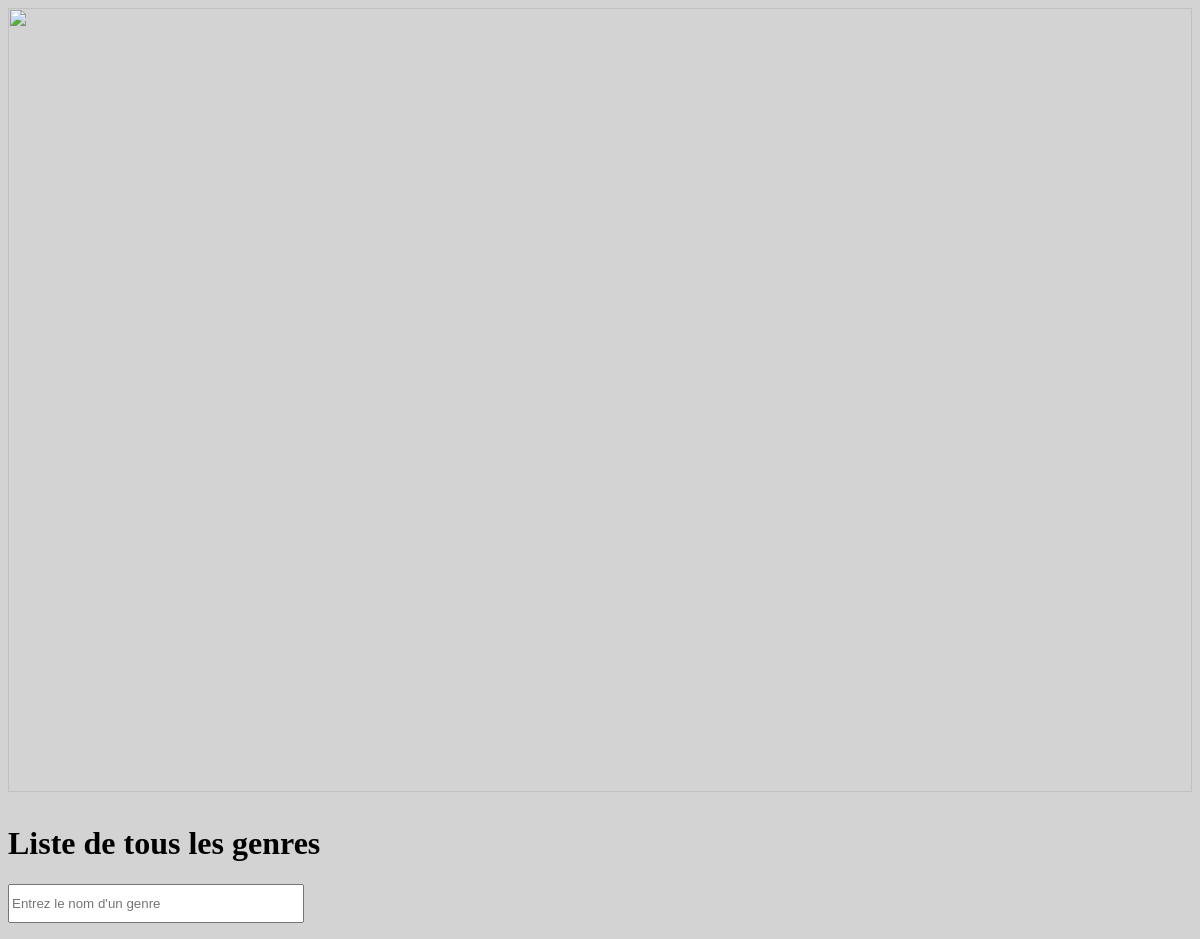
The app's page /listeGenre.php, older data.
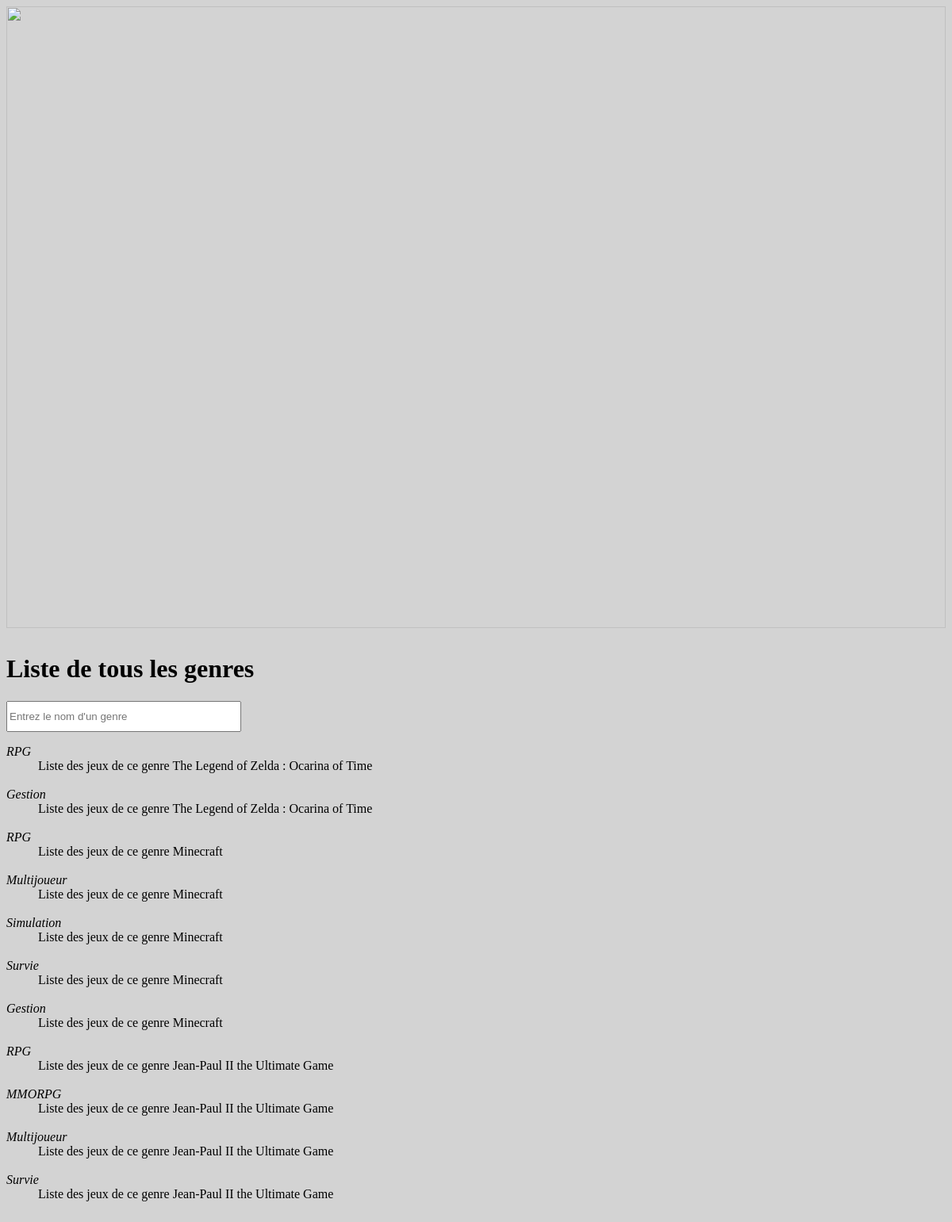
The same page, newer data.
### tables this page shows
CREATE TABLE JEU (
  IDJ INT AUTO_INCREMENT PRIMARY KEY,
  NOMJ VARCHAR(100) DEFAULT NULL,
  DATESORTIE DATE DEFAULT NULL
);

CREATE TABLE GENRE (
  IDG INT AUTO_INCREMENT PRIMARY KEY,
  NOMGENRE VARCHAR(100) DEFAULT NULL
);

### listeGenre.php (the view, shortened to what this page needs)
<html>
  <head>
    <link rel="stylesheet" type="text/css" href="index.css">
  </head>
  <body>
    <header>
      <a href="index.php"><img src="http://www.webzeen.fr/wp-content/uploads/2016/03/Banni%C3%A8re-Jeux-vid%C3%A9os.png" class="center"></a>
    </header>
    <h1>
      Liste de tous les genres
    </h1>
    <input type="text"
           id="rechercheGenre"
           placeholder="Entrez le nom d'un genre"
           autocomplete="off"
           onkeyup="reloadTitre()" >
    <?php
    $dsn="mysql:dbname=".BASE.";host=".SERVER;
    try{
      $connexion=new PDO($dsn,USER,PASSWD);
    }
    catch(PDOException $e){
      printf("Échec de la connexion : %s\n", $e->getMessage());
      exit();
    }
    $sql="SELECT * from JEU j1 NATURAL JOIN GENRE NATURAL JOIN ESTDUGENRE";
    if(!$connexion->query($sql)) echo "Pb d'accès à la liste";
    else{
      ?>
      <dl>
        <?php
        foreach ($connexion->query($sql) as $row)
        echo "<dt style='font-style:italic'>".$row['NOMGENRE']."</dt><dd>Liste des jeux de ce genre ".$row['NOMJ']."</dd></dt>\n<br>";
      ?>
      </dl>
    <?php } ?>
  </body>
</html>

### index.css (style rules this page uses)
input[type=text] { height: 5%; width: 25%; }
.center { display: block; margin-left: auto; margin-right: auto; margin-top: auto; margin-bottom: auto; width: 100%; }
body { background-color: #d3d3d3; }
header img { padding-bottom: 1%; }

Row changes from the older to the newer data that the page shows:
now on this page (row unchanged): jeu: genre.NOMGENRE "RPG", NOMJ "The Legend of Zelda : Ocarina of Time", genre.NOMGENRE "Gestion"
now on this page (row edited): jeu: genre.NOMGENRE "RPG", NOMJ "Minecraft", genre.NOMGENRE "Multijoueur", genre.NOMGENRE "Simulation", genre.NOMGENRE "Survie", genre.NOMGENRE "Gestion"
now on this page (row unchanged): jeu: genre.NOMGENRE "RPG", NOMJ "Jean-Paul II the Ultimate Game", genre.NOMGENRE "MMORPG", genre.NOMGENRE "Multijoueur", genre.NOMGENRE "Survie"
